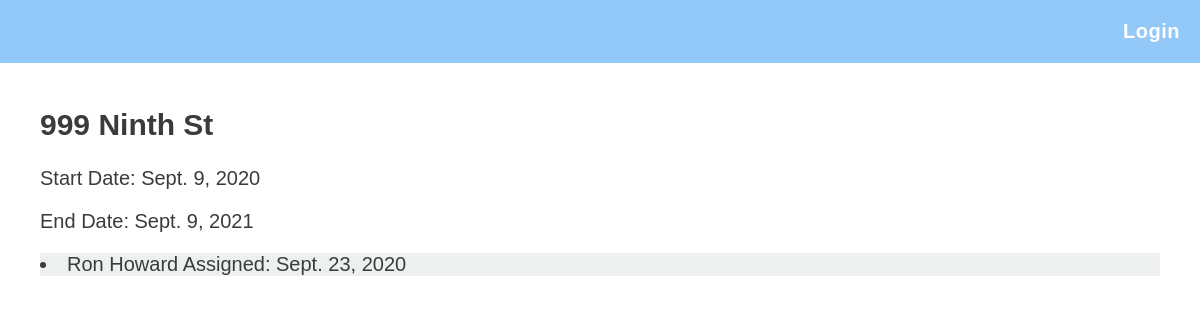
/jobs/13/, run on the app's committed database.
### coastalapp/models/job.py (models this page shows, shortened)
class Job(models.Model):
    title = models.CharField(max_length=100)
    start_date = models.DateField(null=True, auto_now=False, auto_now_add=False)
    end_date = models.DateField(null=True, auto_now=False, auto_now_add=False)
    class Meta:
        verbose_name = ("Job")
        verbose_name_plural = ("Jobs")

### coastalapp/models/employee_job.py (models this page shows)
class EmployeeJob(models.Model):
    employee = models.ForeignKey(Employee,
                                 null=True,  # Makes column nullable in DB
                                 blank=True,  # Allows blank value on objects
                                 on_delete=models.CASCADE)
    job = models.ForeignKey(Job,
                                 null=True,  # Makes column nullable in DB
                                 blank=True,  # Allows blank value on objects
                                 on_delete=models.CASCADE)
    assigned_date = models.DateField(
        null=True, auto_now=False, auto_now_add=False)
    unassigned_date = models.DateField(
        null=True, auto_now=False, auto_now_add=False)

### coastalapp/models/employee.py (models this page shows, shortened)
class Employee(models.Model):
    first_name = models.CharField(max_length=100)
    last_name = models.CharField(max_length=100)
    start_date = models.DateField()
    is_supervisor = models.BooleanField()
    department = models.ForeignKey(Department,
                                   related_name="employees",
                                   null=True,  # Makes column nullable in DB
                                   blank=True,  # Allows blank value on objects
                                   on_delete=models.CASCADE)
    class Meta:
        verbose_name = ("Employee")
        verbose_name_plural = ("Employees")

### coastalapp/views/jobs/job_details.py (the view, shortened to what this page needs)
def job_details(request, job_id):
    job = Job.objects.get(pk=job_id)
    if request.method == "GET":
        template = "jobs/job_details.html"
        return render(request, template, {"job": job})

### coastalapp/templates/jobs/job_details.html (shortened to what this page needs)
{% extends 'shared/base.html' %} {% load static %} {% block css %}
<link rel="stylesheet" href="{% static 'styles/lists.css' %}" />
{% endblock css %} {% block content %}
<section class="job-details">
	<h1>{{ job.title }}</h1>
	<p>Start Date: {{ job.start_date }}</p>
	<p>End Date: {{ job.end_date }}</p>
	{% for job in job.employeejob_set.all %}
	<li class="card">
		<a class="employee-name">
			{{job.employee.first_name}} {{job.employee.last_name}} Assigned:
			{{job.assigned_date}}
		</a>
	</li>
	{%endfor%}
</section>
 {% endblock %}

### coastalapp/static/styles/base.css (style rules this page uses)
body { margin: 0; padding: 0; font-size: 1.25em; font-family: "Gill Sans", "Gill Sans MT", Calibri, "Trebuchet MS", sans-serif; color: rgb(59, 59, 58); }

### coastalapp/static/styles/lists.css (style rules this page uses)
.card { background-color: rgba(232, 237, 237, 0.824); position: relative; }

### data on the page
Job: title "999 Ninth St", start_date "Sept. 9, 2020", end_date "Sept. 9, 2021"
EmployeeJob: employee.first_name "Ron", employee.last_name "Howard", assigned_date "Sept. 23, 2020"
